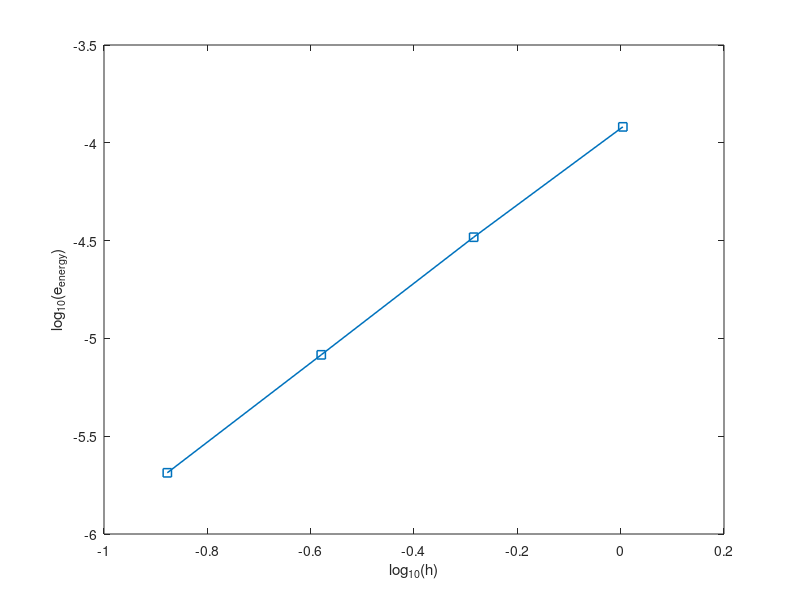
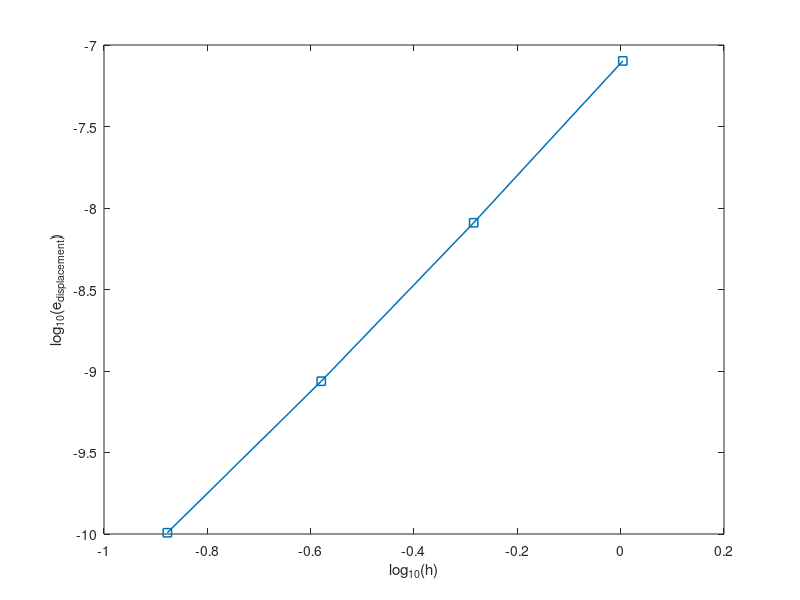

The MATLAB script that drew these images, in order:
%loglog(h3,energy_norm3,'ob-','LineWidth',1.05)

h=[1.9039;1.0097;0.5194;0.2633;0.1326];
%h=[0.0625;0.0312;0.0156;0.0078];
hd=[120;360;1224;4488];
energy_norm=[3.4757e-04;1.2063e-04;3.2917e-05;8.2415e-06;2.0553e-06];
disp_norm=[6.1544e-07;7.9872e-08;8.1171e-09;8.6544e-10;1.0177e-10];

h=h(2:end);
energy_norm=energy_norm(2:end);
disp_norm=disp_norm(2:end);

figure
plot(log10(h),log10(energy_norm),'s-','LineWidth',1.1)
slope1 = polyfit(log10(h),log10(energy_norm),1);
xlabel('log_{10}(h)')
ylabel('log_{10}(e_{energy})')
rate1  = slope1(1)

figure
plot(log10(h),log10(disp_norm),'s-','LineWidth',1.1)
slope2 = polyfit(log10(h),log10(disp_norm),1);
rate2  = slope2(1)
xlabel('log_{10}(h)')
ylabel('log_{10}(e_{displacement})')
